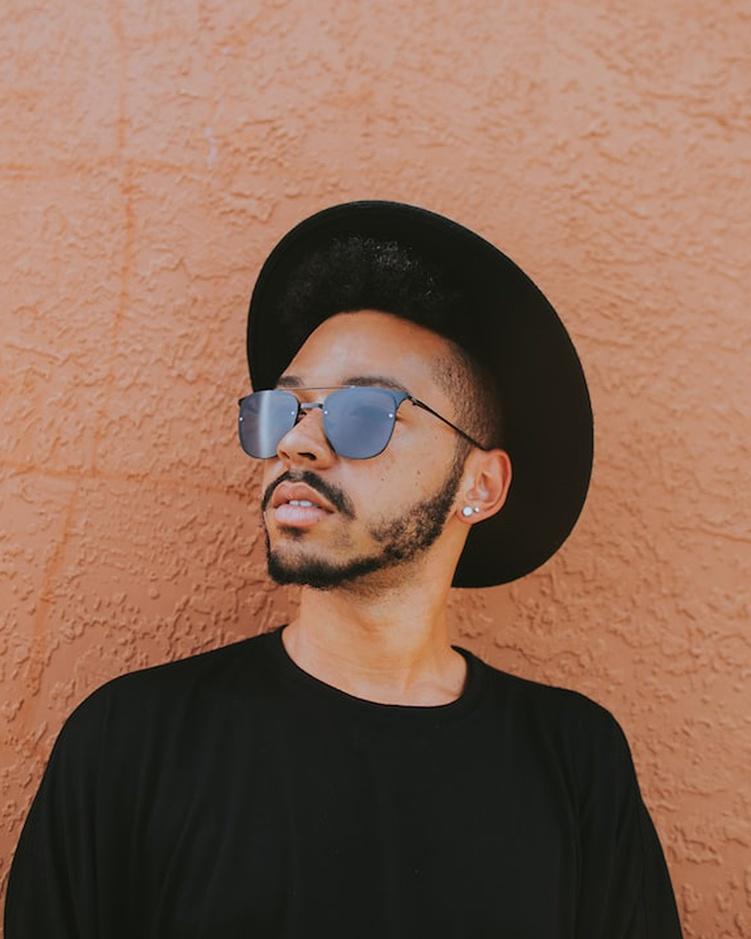
#> input picture Front-End/src/assets/doctors/6.jpg, 751 x 939 px, shrunk from 1080 x 1350 before the run, found by its file name
$ python photo_cv2.py
#> lines starting #> are read from the running program, lines starting #| are printed output that depends on the picture; after the words box and inside, x2 and y2 are one past the last pixel; in counts of white or black regions, pixels touching at a corner belong together
import cv2
import numpy as np

def process_image(image_path):
#> called with image_path = 'images/6.jpg'
    image = cv2.imread(image_path)
#> image is the input picture: shape (939, 751, 3); mean B, G, R 83.5, 101.9, 136.5
    gray = cv2.cvtColor(image, cv2.COLOR_BGR2GRAY)
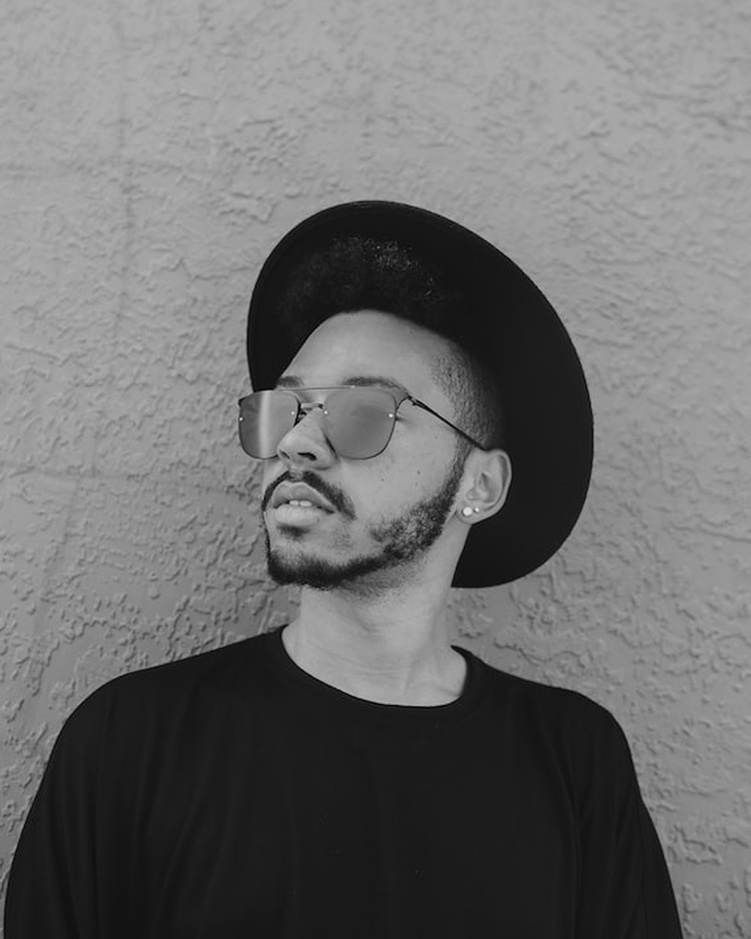
#> gray: shape (939, 751); min 1, max 237, mean 110.2
    blur = cv2.GaussianBlur(gray, (5, 5), 0)
    thresh = cv2.adaptiveThreshold(blur, 255, cv2.ADAPTIVE_THRESH_GAUSSIAN_C, cv2.THRESH_BINARY_INV, 11, 2)
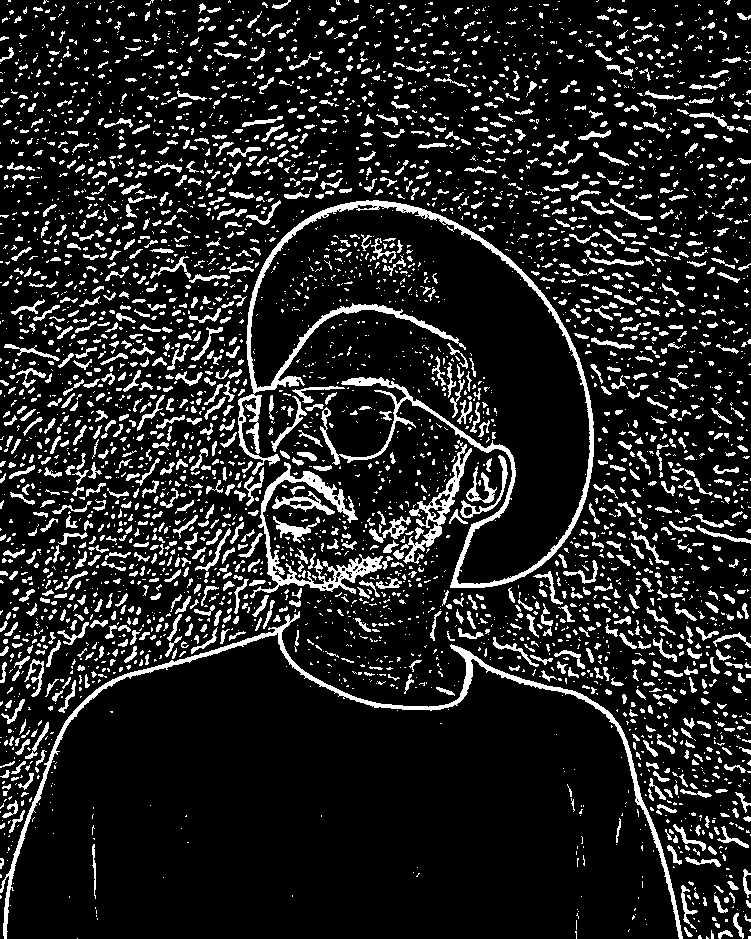
#> thresh: shape (939, 751); 13.9% white; 4072 white regions (2790 under 20 px)
    return thresh

def find_contours(thresh, image):
    contours, _ = cv2.findContours(thresh, cv2.RETR_EXTERNAL, cv2.CHAIN_APPROX_SIMPLE)
#> contours = 4072 contours, 3308 with area under 20; largest, box (x1, y1, x2, y2) and area: (238, 200, 594, 588) 7287, (0, 611, 683, 939) 4179, (250, 462, 383, 598) 2546, (400, 444, 472, 564) 1438, (272, 491, 335, 515) 446

    largest_contour = max(contours, key=cv2.contourArea)
#> largest_contour = contour of 2160 points, box (x1, y1, x2, y2) (238, 200, 594, 588), area 7287

    x, y, w, h = cv2.boundingRect(largest_contour)
#> x = 238; y = 200; w = 356; h = 388
    card = image[y:y + h, x:x + w]
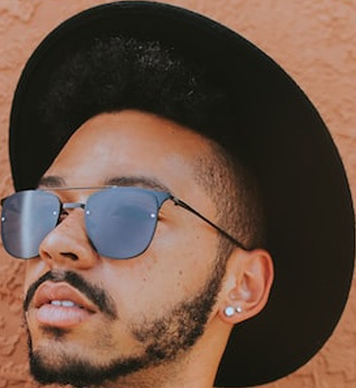
#> card: shape (388, 356, 3); mean B, G, R 66.7, 80.8, 106.5

    cv2.imwrite('card_p.jpg', card, (int(cv2.IMWRITE_JPEG_QUALITY), 100))

    return card

# Test
image_path = 'images/6.jpg'
thresh = process_image(image_path)

image = cv2.imread(image_path)
card = find_contours(thresh, image)

cv2.imshow('Processed Image', image)
cv2.waitKey(0)

$ run again, with Front-End/src/assets/doctors/2.jpg copied over Front-End/src/assets/doctors/6.jpg
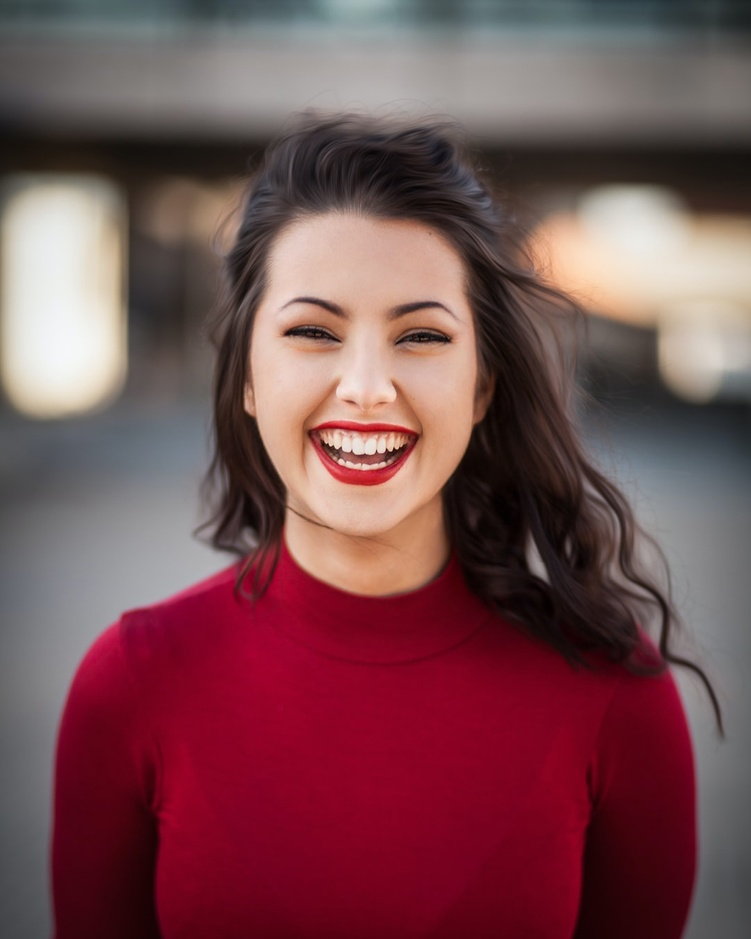
#> input picture Front-End/src/assets/doctors/2.jpg, 751 x 939 px, shrunk from 1080 x 1350 before the run, found by its file name
#> in process_image, image is the input picture: shape (939, 751, 3); mean B, G, R 82.2, 77.9, 119.2
#> in process_image, `thresh = cv2.adaptiveThreshold(blur, 255, cv2.ADAPTIVE_THRESH_GAUSSIAN..`:
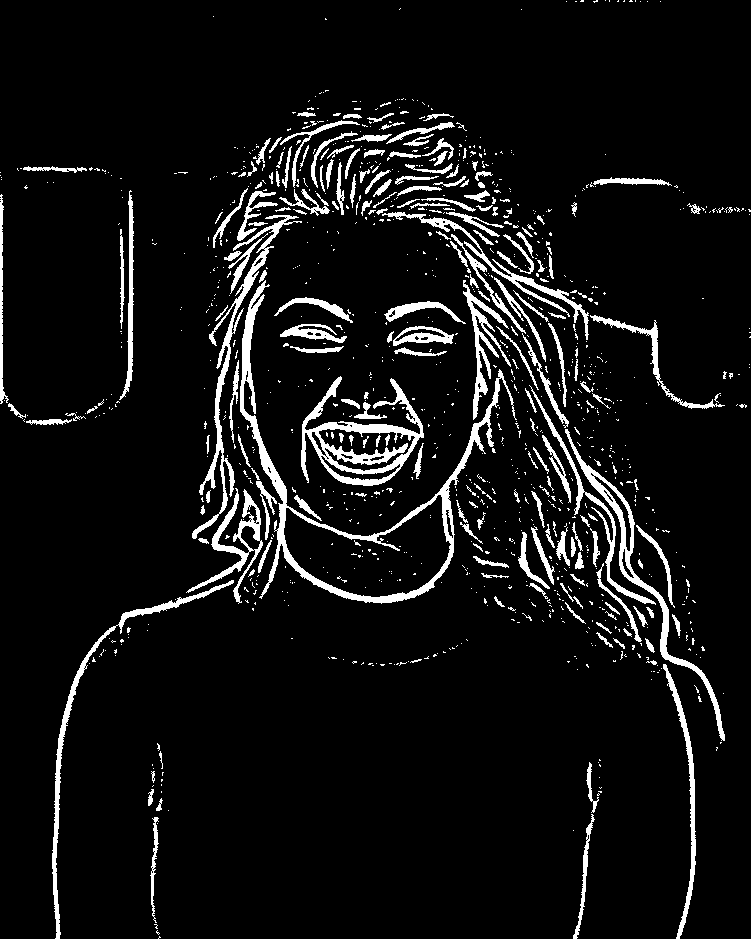
#> thresh: shape (939, 751); 7.2% white; 1110 white regions (905 under 20 px)
#> contours = 1069 contours, 924 with area under 20; largest, box (x1, y1, x2, y2) and area: (240, 280, 517, 604) 14619, (301, 376, 424, 486) 5900, (565, 429, 725, 741) 2672, (192, 215, 302, 539) 2040, (52, 580, 234, 939) 1736
#> largest_contour = contour of 884 points, box (x1, y1, x2, y2) (240, 280, 517, 604), area 14619
#> x = 240; y = 280; w = 277; h = 324
#> in find_contours, `card = image[y:y + h, x:x + w]`:
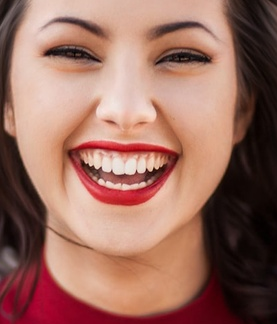
#> card: shape (324, 277, 3); mean B, G, R 95.4, 108.1, 153.7

$ run again, with Front-End/src/assets/doctors/3.jpg copied over Front-End/src/assets/doctors/6.jpg
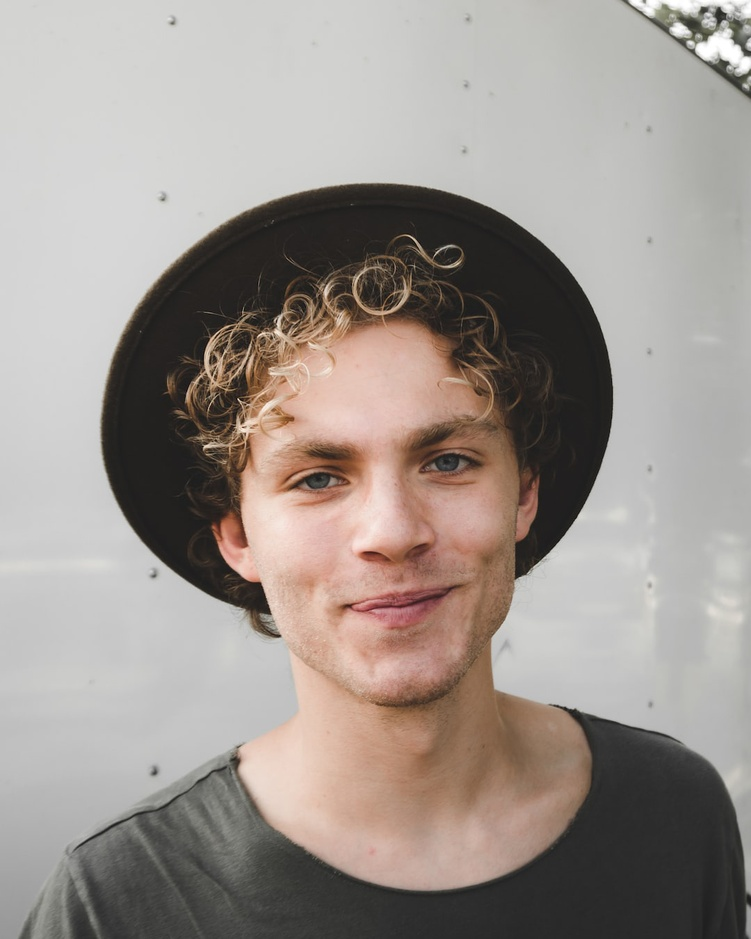
#> input picture Front-End/src/assets/doctors/3.jpg, 751 x 939 px, shrunk from 1080 x 1350 before the run, found by its file name
#> in process_image, image is the input picture: shape (939, 751, 3); mean B, G, R 142.4, 148.1, 156.7
#> in process_image, `thresh = cv2.adaptiveThreshold(blur, 255, cv2.ADAPTIVE_THRESH_GAUSSIAN..`:
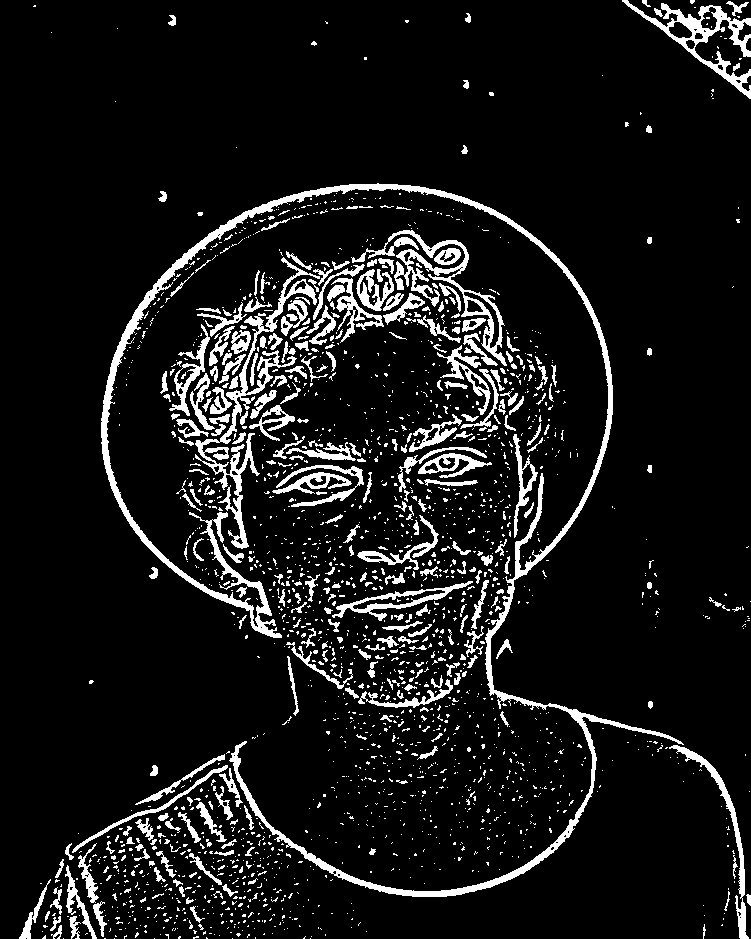
#> thresh: shape (939, 751); 9.3% white; 2081 white regions (1758 under 20 px)
#> contours = 2073 contours, 1859 with area under 20; largest, box (x1, y1, x2, y2) and area: (101, 183, 684, 897) 11574, (195, 257, 320, 549) 3028, (351, 230, 507, 366) 2856, (622, 0, 751, 99) 2726, (332, 581, 473, 621) 1383
#> largest_contour = contour of 2890 points, box (x1, y1, x2, y2) (101, 183, 684, 897), area 11574
#> x = 101; y = 183; w = 583; h = 714
#> in find_contours, `card = image[y:y + h, x:x + w]`:
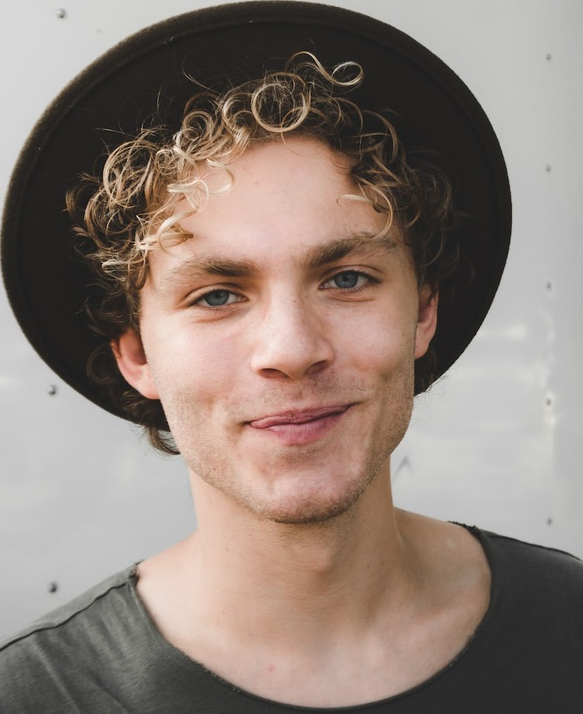
#> card: shape (714, 583, 3); mean B, G, R 119, 127.4, 142
